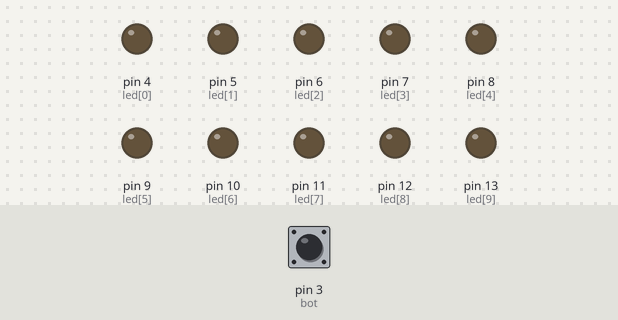
The sketch below on a simulated Arduino Uno, built with avr-gcc and run on an emulated ATmega328P. Parts: output pins drawn as LEDs (lit = HIGH). Dashed ring = blinking. The test bench sets the inputs (shaded band); at power-on: pin 3 (bot) HIGH.

Above: at 1.2 s.
1.3 s: pin 3 (bot) pulled LOW for 1 s
At 1.5 s:
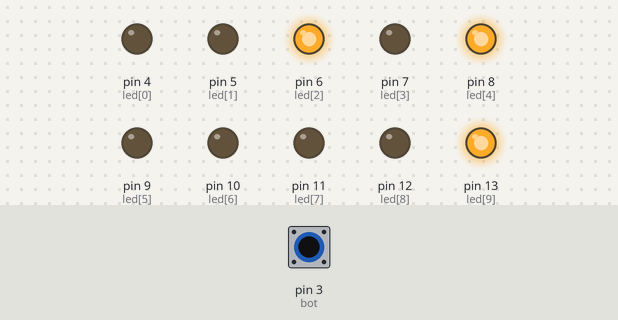
At 2.3 s:
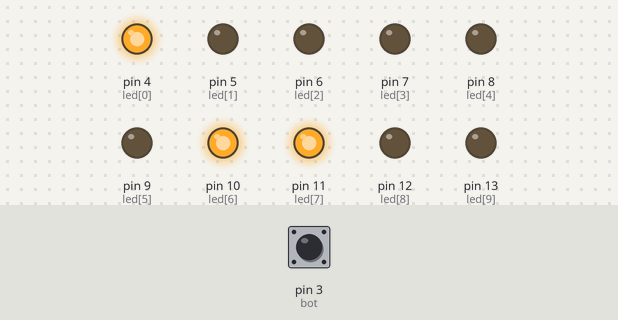
4.3 s: pin 3 (bot) pulled LOW for 3.2 s
At 5.3 s:
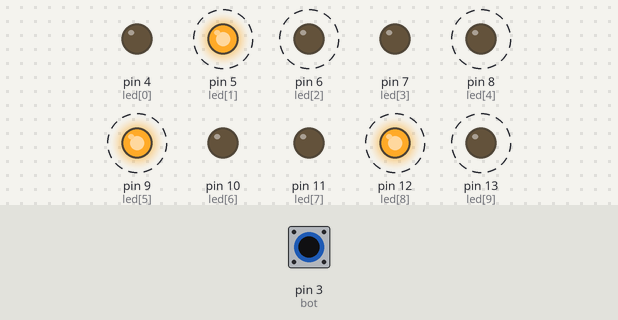
Timing chart, 0 to 9.0 s (numbered marks = the images above; inputs shaded):
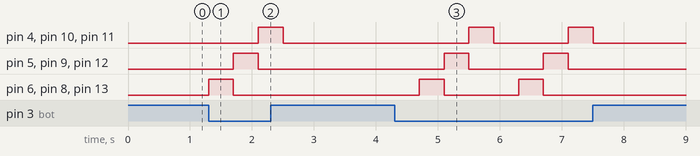

Measured:
- after the input at 1.3 s, pin 4 (led[0]), pin 10 (led[6]), pin 11 (led[7]): LOW → HIGH after 0.80 s, → LOW 0.40 s later; pin 5 (led[1]), pin 9 (led[5]), pin 12 (led[8]): LOW → HIGH after 0.40 s, → LOW 0.40 s later; pin 6 (led[2]), pin 8 (led[4]), pin 13 (led[9]): LOW → HIGH at once, → LOW 0.40 s later
- after the input at 4.3 s, pin 4 (led[0]): alternates HIGH for 0.40 s and LOW for 1.2 s, 4 changes in all, then stays LOW, starting after 1.2 s; pin 5 (led[1]): alternates HIGH for 0.40 s and LOW for 1.2 s, 4 changes in all, then stays LOW, starting after 0.80 s

The sketch:

IzquierdaSimple.ino
```cpp
// Programa derecha_flecha_LEDs_estructura encendido de LEDs
// Realiza el encendido de 10 LEDS hacia la derecha (forma de flecha)

// Variables
int bot = 3;
int led[] = {4,5,6,7,8,9,10,11,12,13};
int numLeds = 10;
int tiempoRet = 400;
int estePin;
int cuenta_izq = 0;
bool bot_izq = HIGH; // ‼️ ORIGINAL WITH BUTTON IS LOW

// función setup : number of LEDs
void setup() {
  pinMode(bot, INPUT);
  for (estePin = 0; estePin < numLeds; estePin++){
    pinMode(led[estePin], OUTPUT);
  }
}

//  función loop
void loop(){
  bot_izq = digitalRead (bot);
  if (bot_izq == LOW){ // ‼️ ORIGINAL WITH BUTTON IS HIGH
    switch (cuenta_izq){
      case 0:
        digitalWrite(led[2], HIGH);
        digitalWrite(led[9], HIGH);
        digitalWrite(led[4], HIGH);
        break;
      case 1:
        digitalWrite(led[1], HIGH);
        digitalWrite(led[8], HIGH);
        digitalWrite(led[5], HIGH);
        break;
      case 2:
        digitalWrite(led[0], HIGH);
        digitalWrite(led[7], HIGH);
        digitalWrite(led[6], HIGH);
        break;
      default:
      ;
    }
    delay (tiempoRet);
    cuenta_izq++;
    if (cuenta_izq > 3){
      cuenta_izq = 0;
    }
    for (estePin = 0; estePin < numLeds; estePin++){
      digitalWrite (led[estePin], LOW);
    }
  }
}
```
